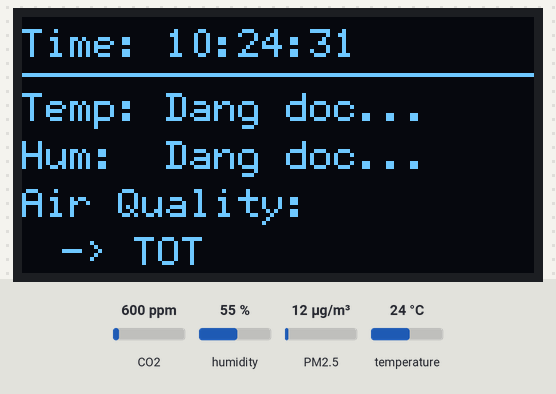
This sketch was run on a simulated ESP32. Parts: 128×64 one-colour display. The test bench sets the inputs (shaded band); at power-on: PM2.5 12 µg/m³, CO2 600 ppm, humidity 55 %, temperature 24 °C (analog values on the 0–4095 scale). WiFi joins after 1.5 s; servers stay silent unless stated; the local clock reads 2024-03-15 10:24:30 at power-on unless the sketch sets it; storage starts empty; random numbers use the default seed unless the sketch sets one; what the sketch prints to the serial monitor is not drawn.

Above: at 2.7 s.
2.8 s: PM2.5 set to 31 µg/m³
10.3 s: PM2.5 set to 38 µg/m³
At 16.6 s:
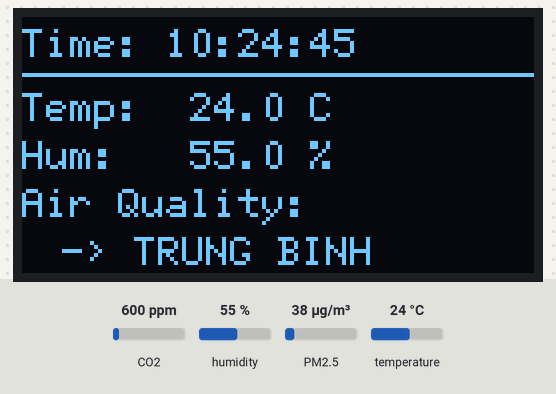
20.3 s: CO2 set to 1050 ppm
At 26.6 s:
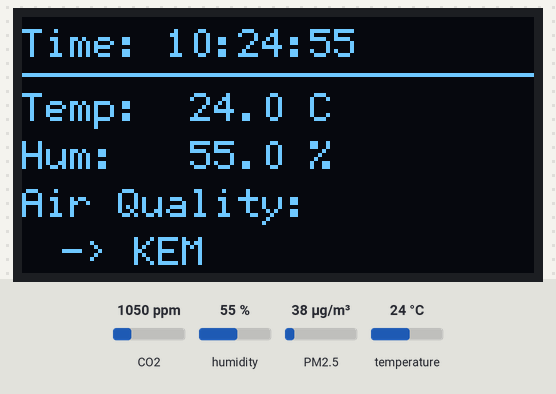
30.3 s: CO2 set to 1700 ppm
At 36.7 s:
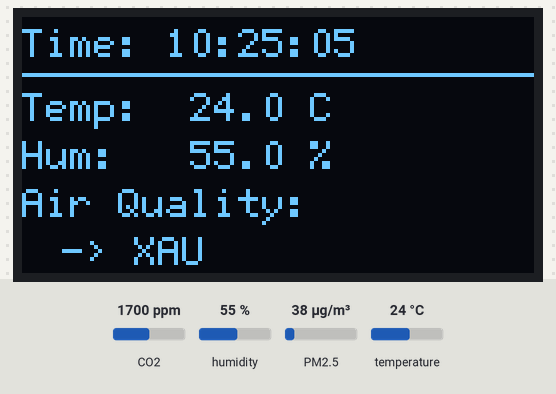
40.4 s: humidity set to 22 %
At 46.7 s:
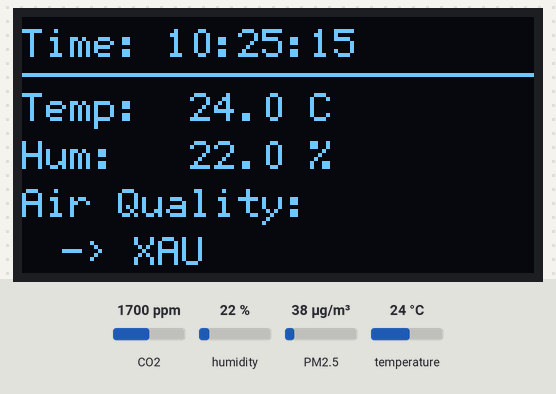
47.4 s: temperature set to 12 °C
At 51.7 s:
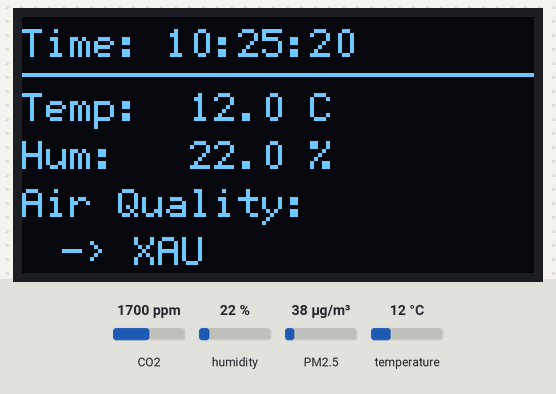
Timing chart, 0 to 53.2 s (numbered marks = the images above; inputs shaded):
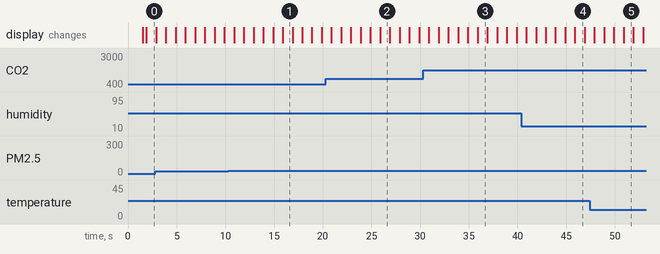

Measured:
- the behaviour switches between 35 and 36 µg/m³ on PM2.5 (found by bisection; images 0 and 1)
- what the display in image 1 shows lasts 1.0 s, from 15.9 s to 16.9 s

The sketch:

ESP32-Air-Quality-Monitoring.ino
```cpp
// Local credentials are stored in config.h (excluded from Git).
// Copy config.example.h to config.h and fill in your own credentials.
#include "config.h"
#include <WiFi.h>
#include <WiFiClient.h>
#include <BlynkSimpleEsp32.h>

#include <Arduino.h>
#include <U8g2lib.h>
#include <Wire.h>
#include <DHT_U.h>
#include "RTClib.h"
#include <MQ135.h>
#include "Adafruit_PM25AQI.h"
#include <SPI.h>
#include <SD.h>

// CẤU HÌNH CÁC CHÂN KẾT NỐI
#define MQ135_PIN 34
#define DHTPIN 13
#define DHTTYPE DHT22
#define SD_CS_PIN 5

// KHỞI TẠO ĐỐI TƯỢNG
DHT_Unified dht(DHTPIN, DHTTYPE);
RTC_DS1307 rtc;
U8G2_SH1106_128X64_NONAME_F_HW_I2C u8g2(U8G2_R0, U8X8_PIN_NONE);
MQ135 gasSensor = MQ135(MQ135_PIN);
Adafruit_PM25AQI aqi = Adafruit_PM25AQI();

// BIẾN ĐA NHIỆM
unsigned long lastOLEDUpdate  = 0;
unsigned long lastSensorUpdate = 0;

// BIẾN LƯU DỮ LIỆU VÀ BÙ NỀN
float hum = NAN;
float temp = NAN;
bool dhtValid = false;
float VOCs = 400.0;
int pm25_val = 0;
int pm10_val = 0;
float baselinePPM = 9999.0;

void setup() {
    Serial.begin(115200);

    // Khởi động kết nối WiFi & Server Blynk
    WiFi.begin(ssid, pass);
    Serial.print("Dang ket noi WiFi");

    unsigned long startAttemptTime = millis();
    // Chỉ cho phép thử kết nối WiFi trong tối đa 10 giây (10000ms)
    while (WiFi.status() != WL_CONNECTED && millis() - startAttemptTime < 10000) {
    delay(500);
    Serial.print(".");
    }

    if (WiFi.status() == WL_CONNECTED) {
    Serial.println("\nKet noi WiFi thanh cong!");
    Blynk.config(BLYNK_AUTH_TOKEN); // Cấu hình token Blynk mà không chặn chương trình
    } else {
    Serial.println("\nKet noi WiFi that bai! Chay che do OFFLINE.");
    }

    // Hardware UART2 đọc PMS5003 (Chân 16=RX, 17=TX)
    Serial2.begin(9600, SERIAL_8N1, 16, 17);

    analogReadResolution(10);
    analogSetAttenuation(ADC_11db);

    dht.begin();

    if (!rtc.begin()) Serial.println("Khong tim thay RTC!");
    if (!rtc.isrunning()) rtc.adjust(DateTime(F(__DATE__), F(__TIME__)));

    u8g2.begin();

    if (!aqi.begin_UART(&Serial2)) {
        Serial.println("Khong tim thay cam bien PMS5003!");
    }

    Serial.println("Date,Time,Temp(C),Humidity(%),VOCs(ppm),PM2.5(ug/m3),PM10(ug/m3)");

    // KHỞI TẠO THẺ NHỚ SD
    Serial.print("Dang khoi tao the nho SD...");
    if (!SD.begin(SD_CS_PIN)) {
        Serial.println(" LOI: Khong tim thay the SD!");
    } else {
        Serial.println(" Khoi tao SD thanh cong.");

        // Tạo file và in dòng tiêu đề nếu file chưa có
        File dataFile = SD.open("/data.csv", FILE_APPEND);
        if (dataFile) {
            dataFile.println("Date,Time,Temp(C),Humidity(%),VOCs(ppm),PM2.5(ug/m3),PM10(ug/m3)");
            dataFile.close();
        }
    }
}

void loop() {
    // Chỉ chạy Blynk khi có kết nối WiFi
    if (WiFi.status() == WL_CONNECTED) {
        Blynk.run();
    }
    unsigned long currentMillis = millis();

    // TASK 1: Đọc cảm biến, Ghi SD & Đẩy lên Blynk mỗi 5 giây
    if (currentMillis - lastSensorUpdate >= 5000) {
        lastSensorUpdate = currentMillis;

        // 1. Đọc DHT22
        sensors_event_t tempEvent;
        sensors_event_t humEvent;

        dht.temperature().getEvent(&tempEvent);
        dht.humidity().getEvent(&humEvent);

        float newTemp = tempEvent.temperature;
        float newHum  = humEvent.relative_humidity;

        // Kiểm tra dữ liệu
        if (!isnan(newTemp) && !isnan(newHum)) {
            temp = newTemp;
            hum = newHum;
            dhtValid = true;
        } else {
            temp = NAN;
            hum = NAN;
            dhtValid = false;

            Serial.println("Loi: Khong doc duoc du lieu tu DHT22!");
        }

        // 2. Đọc MQ135
        float rawPPM;
        if (dhtValid) {
            rawPPM = gasSensor.getCorrectedPPM(temp, hum);
            } else {
            rawPPM = gasSensor.getPPM();
        }
        if (rawPPM < baselinePPM) {
            baselinePPM = rawPPM;
        }
        float delta = rawPPM - baselinePPM;
        static float dynamicBase = 415.0;

        dynamicBase += random(-30, 31) / 10.0;

        if (dynamicBase < 410.0) dynamicBase = 410.0;
        if (dynamicBase > 435.0) dynamicBase = 435.0;

        VOCs = dynamicBase + (delta * 2.0);

        if (VOCs < 400.0) VOCs = 400.0;
        if (VOCs > 9999.0) VOCs = 9999.0;

        // 3. Đọc Bụi Mịn PMS5003
        PM25_AQI_Data aqi_data;
        if (aqi.read(&aqi_data)) {
            pm25_val = aqi_data.pm25_env;
            pm10_val = aqi_data.pm100_env;
        }

        //ĐẨY DỮ LIỆU LÊN BLYNK
        Blynk.virtualWrite(V0, temp);
        Blynk.virtualWrite(V1, hum);
        Blynk.virtualWrite(V2, VOCs);
        Blynk.virtualWrite(V3, pm25_val);
        Blynk.virtualWrite(V4, pm10_val);

        // Lấy thời gian hiện tại từ RTC
        DateTime now = rtc.now();

        // GỘP THÀNH CHUỖI DỮ LIỆU
        String dataString = String(now.day()) + "/" + String(now.month()) + "/" + String(now.year()) + "," +
                            String(now.hour()) + ":" + String(now.minute()) + ":" + String(now.second()) + "," +
                            String(temp, 1) + "," + String(hum, 1) + "," +
                            String((int)VOCs) + "," + String(pm25_val) + "," + String(pm10_val);

        Serial.println(dataString);

        // LƯU VÀO THẺ NHỚ
        bool newFile = !SD.exists("/data.csv");
        File dataFile = SD.open("/data.csv", FILE_APPEND);
        if (dataFile) {
            if(newFile){
            dataFile.println("Date,Time,Temp(C),Humidity(%),VOCs(ppm),PM2.5(ug/m3),PM10(ug/m3)");
            }
            dataFile.println(dataString);
            dataFile.close();
        } else {
            Serial.println("Loi: Khong the mo file data.csv de ghi!");
        }
    }

    // TASK 2: Cập nhật màn hình OLED mỗi 1 giây
    if (currentMillis - lastOLEDUpdate >= 1000) {
        lastOLEDUpdate = currentMillis;

        // PHÂN LOẠI CHẤT LƯỢNG KHÔNG KHÍ
        String airStatus = "TOT";
        if (pm25_val > 150 || VOCs > 2000 || pm10_val > 250) {
            airStatus = "XAU";
        } else if (pm25_val > 75 || VOCs > 1000 || pm10_val > 150) {
            airStatus = "KEM";
        } else if (pm25_val > 35 || VOCs > 500 || pm10_val > 50) {
            airStatus = "TRUNG BINH";
        } else {
            airStatus = "TOT";
        }

        DateTime now = rtc.now();
        u8g2.clearBuffer();
        u8g2.setFont(u8g2_font_6x12_tf);

        // Dòng 1: Thời gian
        u8g2.setCursor(0, 10);
        u8g2.print("Time: ");
        if (now.hour() < 10) u8g2.print('0'); u8g2.print(now.hour()); u8g2.print(':');
        if (now.minute() < 10) u8g2.print('0'); u8g2.print(now.minute()); u8g2.print(':');
        if (now.second() < 10) u8g2.print('0'); u8g2.print(now.second());

        u8g2.drawLine(0, 14, 128, 14);

        // Dòng 2: Nhiệt độ
        u8g2.setCursor(0, 26);
        if (isnan(temp)) {
            u8g2.print("Temp: Dang doc...");
        } else {
            u8g2.print("Temp:  "); u8g2.print(temp, 1); u8g2.print(" C");
        }

        // Dòng 3: Độ ẩm
        u8g2.setCursor(0, 38);
        if (isnan(hum)) {
            u8g2.print("Hum:  Dang doc...");
        } else {
            u8g2.print("Hum:   "); u8g2.print(hum, 1);  u8g2.print(" %");
        }

        // Dòng 4: Tiêu đề Trạng thái không khí
        u8g2.setCursor(0, 50);
        u8g2.print("Air Quality:");

        // Dòng 5: In chữ trạng thái
        u8g2.setCursor(10, 62);
        u8g2.print("-> "); u8g2.print(airStatus);

        u8g2.sendBuffer();
    }
}
```

config.example.h
```cpp
#pragma once
// Copy this file to config.h and replace the placeholder values.
// Never upload config.h to a public repository.
#define BLYNK_TEMPLATE_ID "YOUR_BLYNK_TEMPLATE_ID"
#define BLYNK_TEMPLATE_NAME "YOUR_BLYNK_TEMPLATE_NAME"
#define BLYNK_AUTH_TOKEN "YOUR_BLYNK_AUTH_TOKEN"

char ssid[] = "YOUR_WIFI_SSID";
char pass[] = "YOUR_WIFI_PASSWORD";
```
